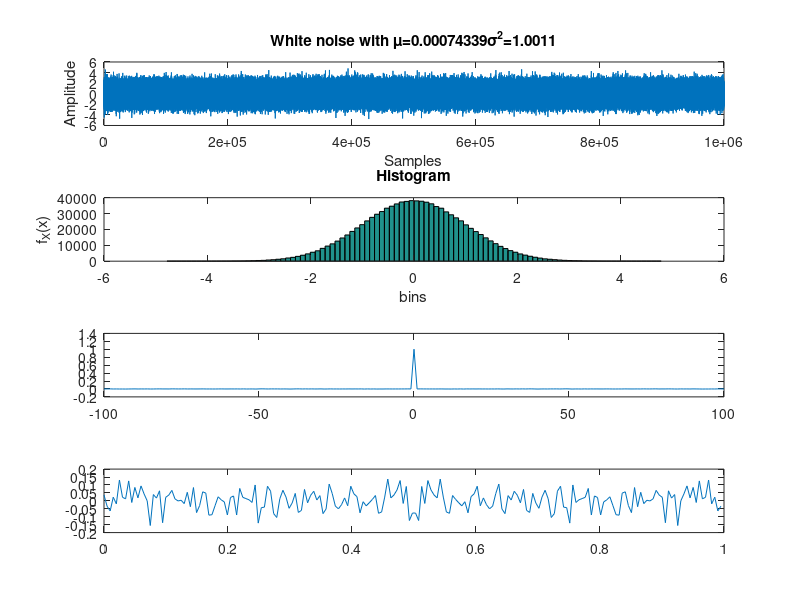

Write MATLAB code to recreate this figure.
%To generate 1000 samples of zero mean,unit variance white noise
clc
clear all
close all
%Step 1: Generate the white noise
N=1000000; %Number of samples
x=randn(1,N);
%To compute the mean and variance
m=mean(x);
v=var(x);
%To find the ACF of white noise
[c,lag]=xcorr(x,100,'biased');
%To plot the PSD
PSD_x=fft(c);
% Fs=2;
f=[0:length(PSD_x)-1]/length(PSD_x);

%Plot the signal and the histogram
subplot(4,1,1),plot(x),
xlabel('Samples'),ylabel('Amplitude'),
title(['White noise with \mu=',num2str(m),'\sigma^2=' num2str(v)])
subplot(4,1,2),hist(x,100),xlabel('bins'),
ylabel('f_X(x)'),title('Histogram')
subplot(4,1,3),plot(lag,c),
subplot(4,1,4),plot(f,10*log10(PSD_x))
